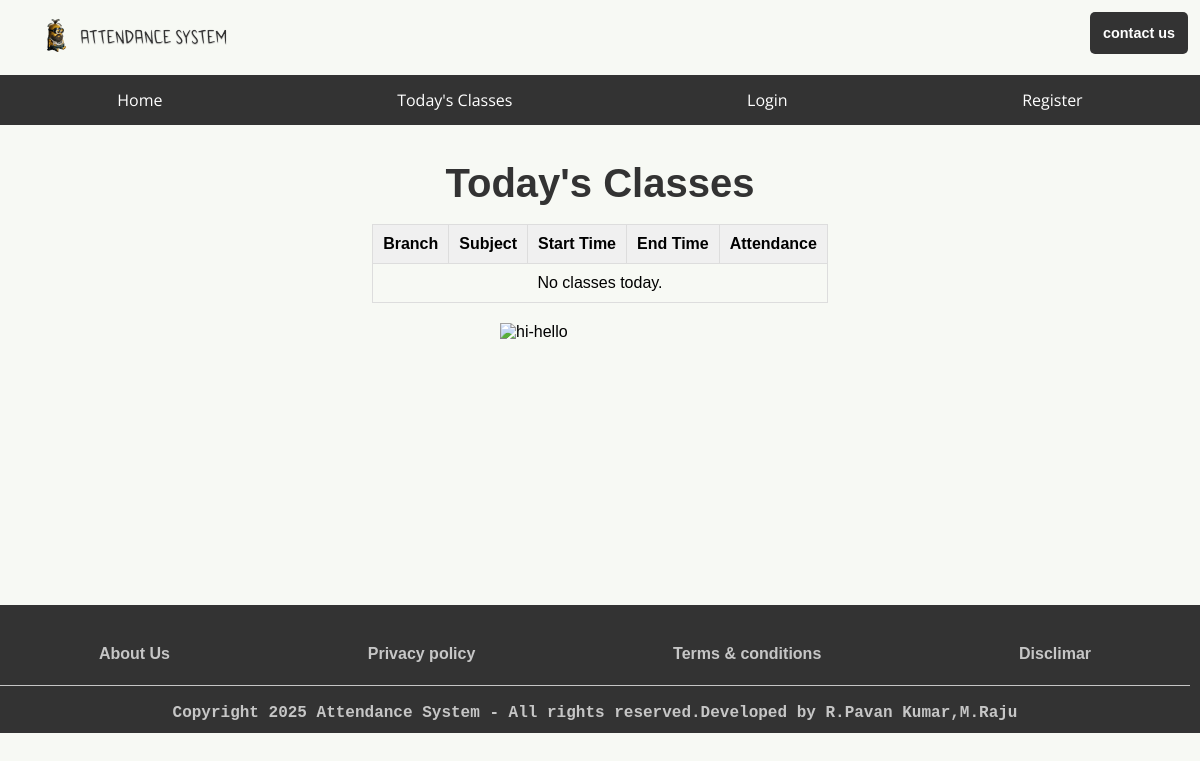
The page /today_classes on the database as committed earlier.
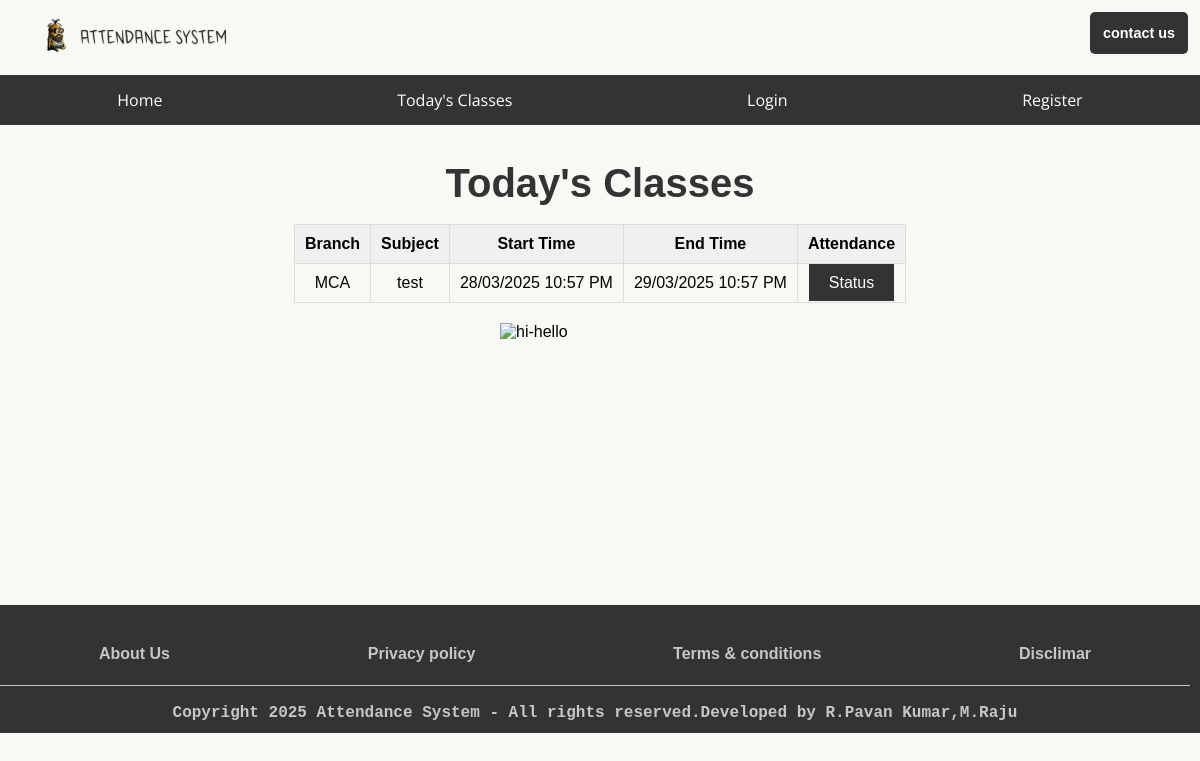
The same page on the database as committed later.
### app.py (models this page shows, shortened)
class SubjectsClasses(db.Model):  # Renamed to SubjectsClasses
    id = db.Column(db.Integer, primary_key=True)
    Branch = db.Column(db.String(200), nullable=False)
    Subject = db.Column(db.String(200), nullable=False)
    Start_Time = db.Column(db.DateTime, nullable=False)
    End_Time = db.Column(db.DateTime, nullable=False)
    date_created = db.Column(db.DateTime, default=datetime.utcnow)
    completed = db.Column(db.Integer, default=0)

### app.py (the view)
@app.route('/today_classes')
def today_classes():
    start_of_day = datetime.today().replace(hour=0, minute=0, second=0, microsecond=0)
    end_of_day = datetime.today().replace(hour=23, minute=59, second=59, microsecond=999999)
    users = db.session.query(SubjectsClasses).filter(
        ((SubjectsClasses.Start_Time >= start_of_day) & (SubjectsClasses.Start_Time <= end_of_day)) |
        ((SubjectsClasses.End_Time >= start_of_day) & (SubjectsClasses.End_Time <= end_of_day))
    ).filter(SubjectsClasses.completed == 0).all()
    return render_template('today_classes.html', users=users)

### templates/today_classes.html (shortened to what this page needs)
{% extends 'base/base.html' %}
{% block body %}
<main>
    <h1>Today's Classes</h1><br/>
    <div style="overflow-x: auto; max-width: 100%;">
        <table>
            <thead>
                <tr>
                    <th>Branch</th>
                    <th>Subject</th>
                    <th>Start Time</th>
                    <th>End Time</th>
                    <th>Attendance</th>
                </tr>
            </thead>
            <tbody>
                {% if users %}
                    {% for subjects_classes in users %}
                        <tr>
                            <td>{{ subjects_classes.Branch }}</td>
                            <td>{{ subjects_classes.Subject }}</td>
                            <td>{{ subjects_classes.Start_Time.strftime("%d/%m/%Y %I:%M %p") }}</td>
                            <td>{{ subjects_classes.End_Time.strftime("%d/%m/%Y %I:%M %p") }}</td>
                            <td><a href="login" class="button">Status</a></td>
                        </tr>
                    {% endfor %}
                {% else %}
                    <tr><td colspan="5">No classes today.</td></tr>
                {% endif %}
            </tbody>
        </table>
    </div>
    <div>
        <img class="gif" src="https://media.tenor.com/PQGGoLePq94AAAAi/im-so-tired-stuart.gif" alt="hi-hello" title="gif"/>
    </div>
</main>
{% endblock body %}

Rows that differ between the two databases and show on the page:
added SubjectsClasses: Branch "MCA", Subject "test", Start_Time "28/03/2025 10:57 PM", End_Time "29/03/2025 10:57 PM"
Other text that changed with them:
text no longer shown: "No classes today."
